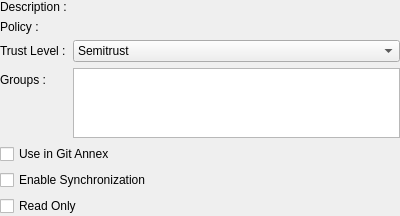
<?xml version="1.0" encoding="UTF-8"?>
<ui version="4.0">
 <class>RemoteConfig</class>
 <widget class="QWidget" name="RemoteConfig">
  <property name="geometry">
   <rect>
    <x>0</x>
    <y>0</y>
    <width>400</width>
    <height>181</height>
   </rect>
  </property>
  <property name="sizePolicy">
   <sizepolicy hsizetype="Preferred" vsizetype="Maximum">
    <horstretch>0</horstretch>
    <verstretch>0</verstretch>
   </sizepolicy>
  </property>
  <property name="windowTitle">
   <string>Form</string>
  </property>
  <layout class="QVBoxLayout" name="verticalLayout">
   <property name="leftMargin">
    <number>0</number>
   </property>
   <property name="topMargin">
    <number>0</number>
   </property>
   <property name="rightMargin">
    <number>0</number>
   </property>
   <property name="bottomMargin">
    <number>0</number>
   </property>
   <item>
    <layout class="QFormLayout" name="formLayout">
     <property name="fieldGrowthPolicy">
      <enum>QFormLayout::AllNonFixedFieldsGrow</enum>
     </property>
     <item row="0" column="0">
      <widget class="QLabel" name="label_2">
       <property name="text">
        <string>Description :</string>
       </property>
      </widget>
     </item>
     <item row="0" column="1">
      <widget class="SlimLineEdit" name="slimLineEdit_description" native="true"/>
     </item>
     <item row="1" column="0">
      <widget class="QLabel" name="label_3">
       <property name="toolTip">
        <string>Wanted Expression</string>
       </property>
       <property name="text">
        <string>Policy :</string>
       </property>
      </widget>
     </item>
     <item row="1" column="1">
      <widget class="RemoteWantedEdit" name="remoteWantedEdit" native="true"/>
     </item>
     <item row="2" column="0">
      <widget class="QLabel" name="label">
       <property name="text">
        <string>Trust Level :</string>
       </property>
      </widget>
     </item>
     <item row="2" column="1">
      <widget class="QComboBox" name="comboBox_trust">
       <property name="currentIndex">
        <number>1</number>
       </property>
       <item>
        <property name="text">
         <string>Trust</string>
        </property>
       </item>
       <item>
        <property name="text">
         <string>Semitrust</string>
        </property>
       </item>
       <item>
        <property name="text">
         <string>Untrust</string>
        </property>
       </item>
       <item>
        <property name="text">
         <string>Dead</string>
        </property>
       </item>
      </widget>
     </item>
     <item row="3" column="0">
      <widget class="QLabel" name="label_4">
       <property name="text">
        <string>Groups :</string>
       </property>
      </widget>
     </item>
     <item row="3" column="1">
      <widget class="TagListWidget" name="tags_groups"/>
     </item>
    </layout>
   </item>
   <item>
    <widget class="QCheckBox" name="checkBox_ignore">
     <property name="text">
      <string>Use in Git Annex</string>
     </property>
    </widget>
   </item>
   <item>
    <widget class="QCheckBox" name="checkBox_sync">
     <property name="text">
      <string>Enable Synchronization</string>
     </property>
    </widget>
   </item>
   <item>
    <widget class="QCheckBox" name="checkBox_readonly">
     <property name="text">
      <string>Read Only</string>
     </property>
    </widget>
   </item>
  </layout>
 </widget>
 <customwidgets>
  <customwidget>
   <class>RemoteWantedEdit</class>
   <extends>QWidget</extends>
   <header>remotewantededit.h</header>
   <container>1</container>
  </customwidget>
  <customwidget>
   <class>SlimLineEdit</class>
   <extends>QWidget</extends>
   <header>slimlineedit.h</header>
   <container>1</container>
  </customwidget>
  <customwidget>
   <class>TagListWidget</class>
   <extends>QListView</extends>
   <header>taglistwidget.h</header>
  </customwidget>
 </customwidgets>
 <resources/>
 <connections/>
</ui>
